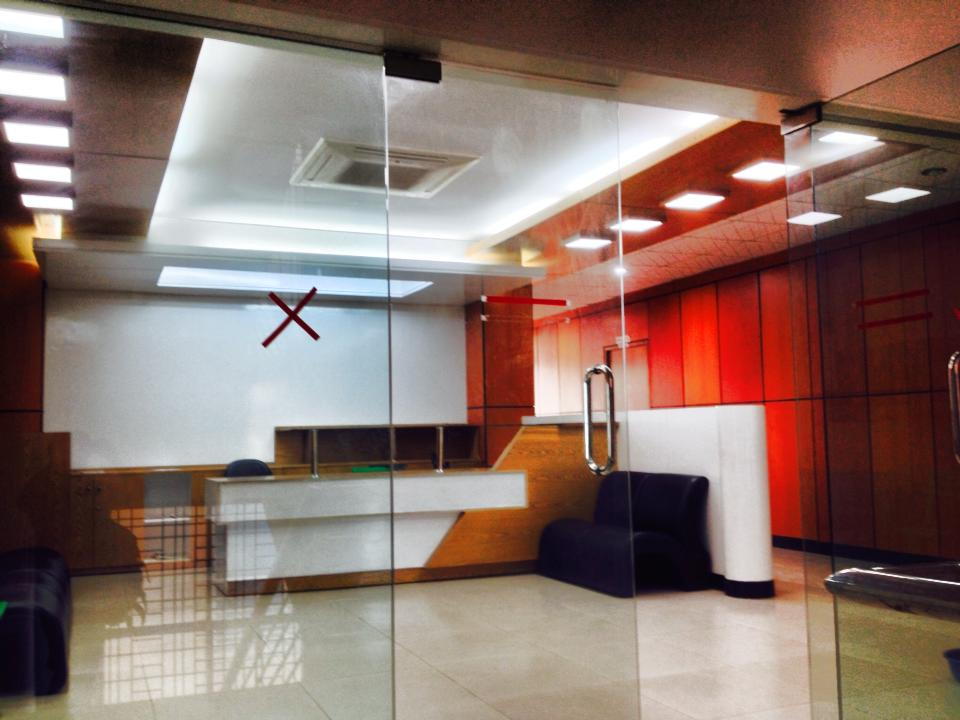
#> input picture Image Manipulation/image.jpg, 960 x 720 px
$ python Translation.py
#> lines starting #> are read from the running program, lines starting #| are printed output that depends on the picture
from itertools import imap

import cv2
import numpy

image=cv2.imread("image.jpg")
#> image is the input picture: shape (720, 960, 3); mean B, G, R 104.9, 113, 137.2

width,hight= image.shape[:2]
#> width = 720; hight = 960

nw,nh=width/2,hight/5
#> nw = 360; nh = 192

d=numpy.float32([[1,0,nw],[0,1,nh]])
#> d = [[1, 0, 360], [0, 1, 192]]
newImage=cv2.warpAffine(image,d,(width,hight))
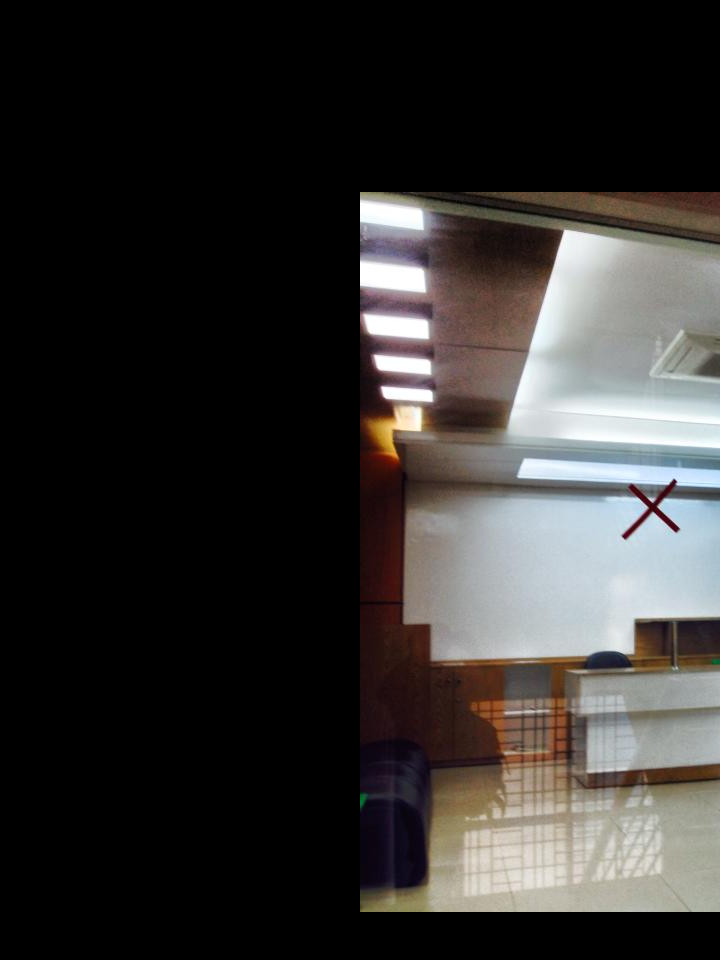
#> newImage: shape (960, 720, 3); mean B, G, R 47.5, 49.1, 51.3
cv2.imshow("Translation",newImage)
cv2.waitKey()
cv2.destroyAllWindows()
